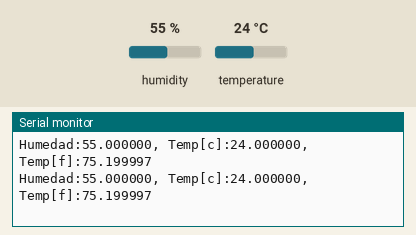
The sketch below on a simulated ESP32. Parts: the last lines printed to the serial monitor. The inputs (shaded band) are chosen by the test bench; at power-on: humidity 55 %, temperature 24 °C.

Above: at 3.3 s.
3.4 s: humidity set to 22 %
At 6.2 s:
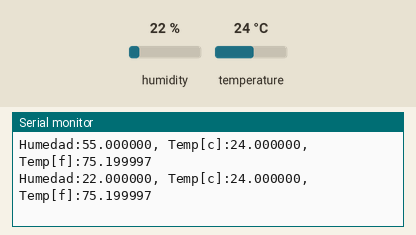
6.7 s: temperature set to 12 °C
At 9.0 s:
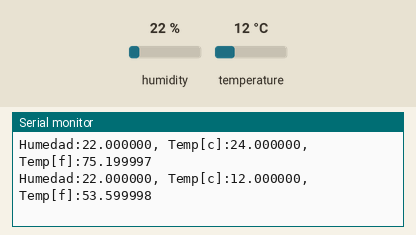
10.0 s: humidity set to 40 %
At 10.5 s:
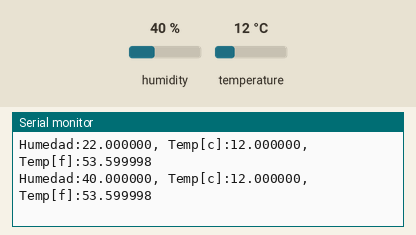
Timing chart, 0 to 13.0 s (numbered marks = the images above; inputs shaded):
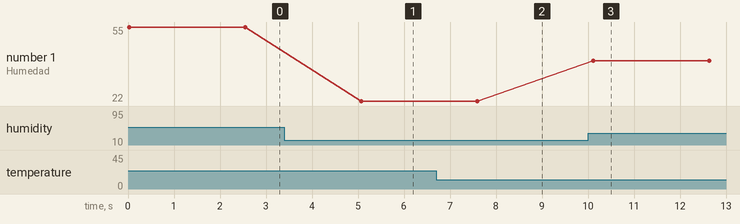

Measured:
- after the input at 3.4 s, the serial monitor: prints a new line after 1.7 s (image 1)
- after the input at 6.7 s, the serial monitor: prints a new line after 0.89 s (image 2)
- after the input at 10.0 s, the serial monitor: prints a new line after 0.12 s (image 3)
- plotted number 1: 55 → 22 after the input at 3.4 s, 22 → 40 after the input at 10.0 s

The sketch:

ESP32_DHT_HW.ino
```cpp
#include <WiFi.h>
#include <DHT.h>

#define DHTPIN 23
#define DHTTYPE DHT11 //DHT21 //DHT22

float h=0;
float t_c=0;
float t_f=0;

DHT dht(DHTPIN, DHTTYPE);

void setup() {
  dht.begin();
  Serial.begin(115200);
}

void loop() {
  float h = dht.readHumidity();
  float t_c = dht.readTemperature();
  float t_f = dht.readTemperature(true);

  Serial.printf("Humedad:%f, Temp[c]:%f, Temp[f]:%f\n", h, t_c, t_f);
  delay(2500);
}
```
